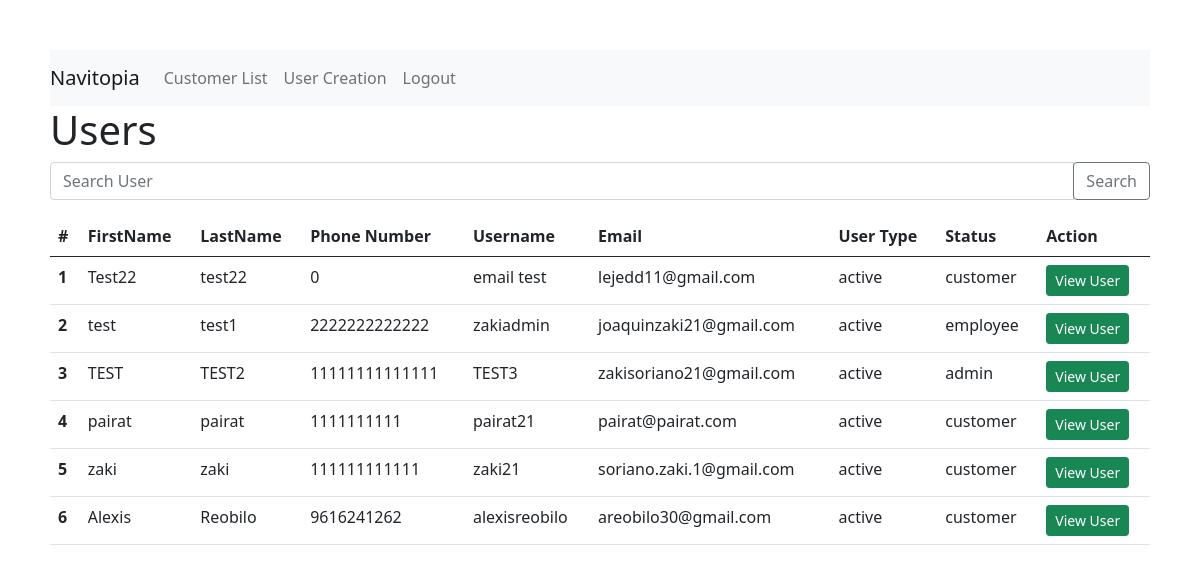
/admin/customerList.php (signed in), run on the app's committed database.
### tables this page shows
CREATE TABLE `user` (
  `id` int(11) NOT NULL,
  `firstname` varchar(100) NOT NULL,
  `lastname` varchar(100) NOT NULL,
  `phonenumber` bigint(20) NOT NULL,
  `username` varchar(100) NOT NULL,
  `email` varchar(200) NOT NULL,
  `password` varchar(200) NOT NULL,
  `usertype` varchar(50) NOT NULL,
  `status` varchar(50) NOT NULL
);

### admin/customerList.php (the view, shortened to what this page needs)
<?php
require_once '../database.php';
$search = $_GET['search'] ?? '';
if ($search) {
    $statement = $pdo->prepare('SELECT * FROM user WHERE firstname like :firstname ORDER BY id DESC');
    $statement->bindValue(':firstname', "%$search%");
} else {
    $statement = $pdo->prepare('SELECT * FROM user ORDER BY id DESC');
}
$statement->execute();
$procdata = $statement->fetchAll(PDO::FETCH_ASSOC);
?>
<!DOCTYPE html>
<html lang="en">
  <head>
    <link
      href="https://cdn.jsdelivr.net/npm/bootstrap@5.0.1/dist/css/bootstrap.min.css"
      rel="stylesheet"
    />
    <link rel="stylesheet" href="style.css" />
  </head>
  <nav class="navbar navbar-expand-lg navbar-light bg-light">
    <a class="navbar-brand" href="index.php">Navitopia</a>
    <div class="collapse navbar-collapse" id="navbarNav">
      <ul class="navbar-nav">
        <li class="nav-item active">
          <a class="nav-link" href="customerList.php">Customer List</a>
        </li>
        <li class="nav-item">
          <a class="nav-link" href="create_user.php">User Creation</a>
        </li>
        <li class="nav-item">
          <a class="nav-link" href="logout.php">Logout</a>
        </li>
      </ul>
    </div>
  </nav>
  <body>
    <h1>Users</h1>
    <form action="" method="get">
    <div class="input-group mb-3">
      <input
        type="text"
        class="form-control"
        placeholder="Search User"
        name="search"
        value="<?php echo $search; ?>"
      />
      <div class="input-group-append">
        <button class="btn btn-outline-secondary" type="submit">Search</button>
      </div>
    </div>
    </form>
    <table class="table">
      <thead>
        <tr>
          <th scope="col">#</th>
          <th scope="col">FirstName</th>
          <th scope="col">LastName</th>
          <th scope="col">Phone Number</th>
          <th scope="col">Username</th>
          <th scope="col">Email</th>
          <th scope="col">User Type</th>
          <th scope="col">Status</th>
          <th scope="col">Action</th>
        </tr>
      </thead>
      <tbody>
        <?php foreach ($procdata as $i => $item): ?>
          <tr>
          <th scope="row"><?php echo ++$i; ?></th>
          <td><?php echo $item['firstname']; ?></td>
          <td><?php echo $item['lastname']; ?></td>
          <td><?php echo $item['phonenumber']; ?></td>
          <td><?php echo $item['username']; ?></td>
          <td><?php echo $item['email']; ?></td>
          <td><?php echo $item['status']; ?></td>
          <td><?php echo $item['usertype']; ?></td>
          <td>
            <a href="customerDetails.php?id=<?php echo $item['id']; ?>" class="btn btn-sm btn-success"> View User</a>
          </td>
        </tr>
        <?php endforeach;?>
      </tbody>
    </table>
  </body>
</html>

### admin/style.css (style rules this page uses)
body { padding: 50px; }

### data on the page
user: firstname "Test22", lastname "test22", phonenumber "0", username "email test", email "lejedd11@gmail.com", status "active", usertype "customer"
user: firstname "test", lastname "test1", phonenumber "2222222222222", username "zakiadmin", email "joaquinzaki21@gmail.com", status "active", usertype "employee"
user: firstname "TEST", lastname "TEST2", phonenumber "11111111111111", username "TEST3", email "zakisoriano21@gmail.com", status "active", usertype "admin"
user: firstname "pairat", lastname "pairat", phonenumber "1111111111", username "pairat21", email "pairat@pairat.com", status "active", usertype "customer"
user: firstname "zaki", lastname "zaki", phonenumber "111111111111", username "zaki21", email "soriano.zaki.1@gmail.com", status "active", usertype "customer"
user: firstname "Alexis", lastname "Reobilo", phonenumber "9616241262", username "alexisreobilo", email "areobilo30@gmail.com", status "active", usertype "customer"
